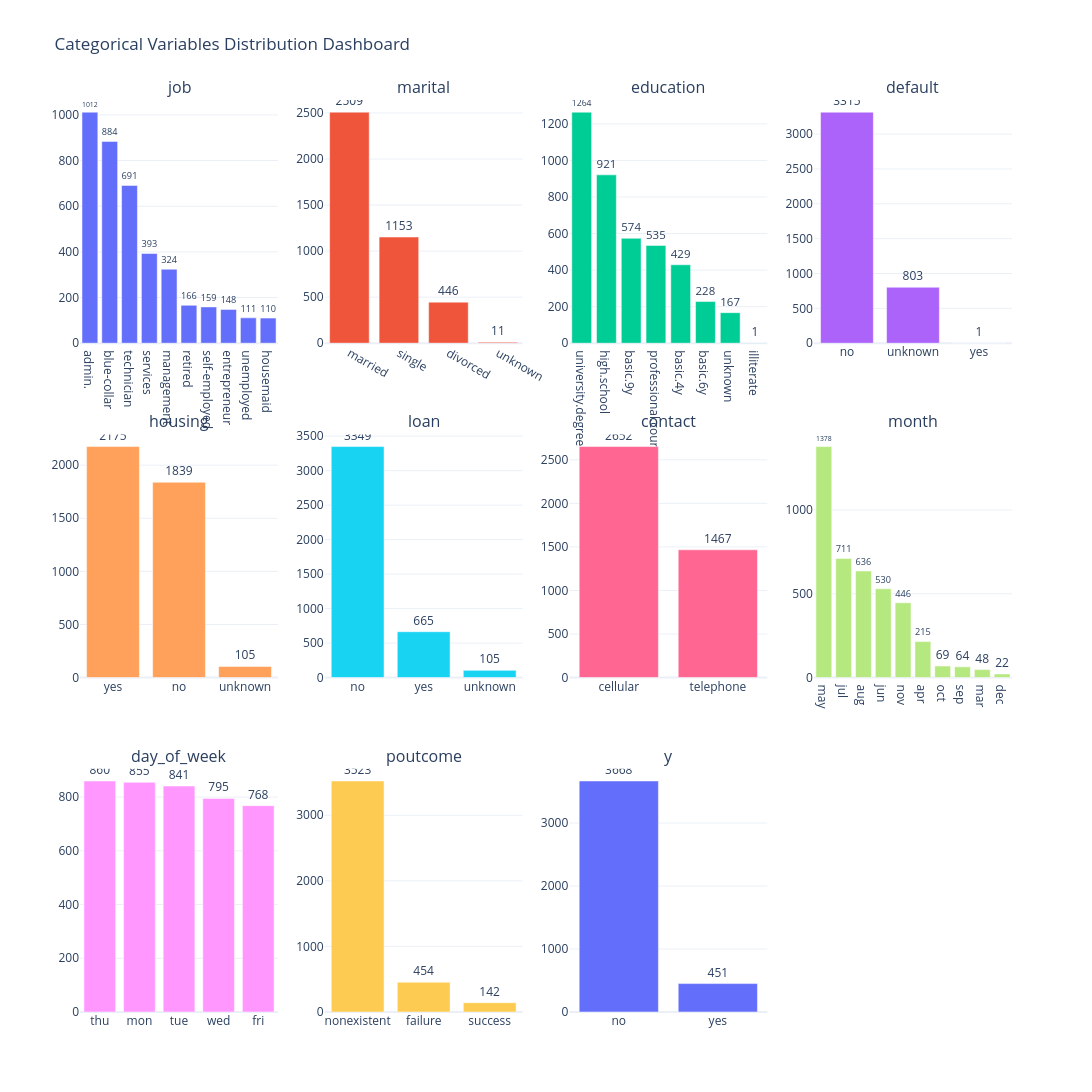

The code cell stored with this chart in its notebook:
### Code cell
MAX_CATEGORIES = 10

n_cols = 4
n_rows = math.ceil(len(categorical_cols) / n_cols)

fig = make_subplots(
    rows=n_rows,
    cols=n_cols,
    subplot_titles=categorical_cols,
    vertical_spacing=0.10
)

for i, col in enumerate(categorical_cols):

    summary = (
        df[col]
        .value_counts(dropna=False)
        .head(MAX_CATEGORIES)
        .reset_index()
    )

    summary.columns = [col, "Count"]

    row = (i // n_cols) + 1
    col_pos = (i % n_cols) + 1

    fig.add_trace(
        go.Bar(
            x=summary[col].astype(str),
            y=summary["Count"],
            text=summary["Count"],
            textposition="outside",
            name=col
        ),
        row=row,
        col=col_pos
    )

fig.update_layout(
    title="Categorical Variables Distribution Dashboard",
    height=400 * n_rows,
    width=1400,
    showlegend=False,
    template="plotly_white"
)

fig.show()

### Figure 1 — Plotly figure (JSON) as saved in the notebook; plotly's stock layout.template omitted (floating-point values rounded to 4 significant figures)
{"data": [{"name": "job", "text": [1012.0, 884.0, 691.0, 393.0, 324.0, 166.0, 159.0, 148.0, 111.0, 110.0], "textposition": "outside", "type": "bar", "x": ["admin.", "blue-collar", "technician", "services", "management", "retired", "self-employed", "entrepreneur", "unemployed", "housemaid"], "xaxis": "x", "y": [1012, 884, 691, 393, 324, 166, 159, 148, 111, 110], "yaxis": "y"}, {"name": "marital", "text": [2509.0, 1153.0, 446.0, 11.0], "textposition": "outside", "type": "bar", "x": ["married", "single", "divorced", "unknown"], "xaxis": "x2", "y": [2509, 1153, 446, 11], "yaxis": "y2"}, {"name": "education", "text": [1264.0, 921.0, 574.0, 535.0, 429.0, 228.0, 167.0, 1.0], "textposition": "outside", "type": "bar", "x": ["university.degree", "high.school", "basic.9y", "professional.course", "basic.4y", "basic.6y", "unknown", "illiterate"], "xaxis": "x3", "y": [1264, 921, 574, 535, 429, 228, 167, 1], "yaxis": "y3"}, {"name": "default", "text": [3315.0, 803.0, 1.0], "textposition": "outside", "type": "bar", "x": ["no", "unknown", "yes"], "xaxis": "x4", "y": [3315, 803, 1], "yaxis": "y4"}, {"name": "housing", "text": [2175.0, 1839.0, 105.0], "textposition": "outside", "type": "bar", "x": ["yes", "no", "unknown"], "xaxis": "x5", "y": [2175, 1839, 105], "yaxis": "y5"}, {"name": "loan", "text": [3349.0, 665.0, 105.0], "textposition": "outside", "type": "bar", "x": ["no", "yes", "unknown"], "xaxis": "x6", "y": [3349, 665, 105], "yaxis": "y6"}, {"name": "contact", "text": [2652.0, 1467.0], "textposition": "outside", "type": "bar", "x": ["cellular", "telephone"], "xaxis": "x7", "y": [2652, 1467], "yaxis": "y7"}, {"name": "month", "text": [1378.0, 711.0, 636.0, 530.0, 446.0, 215.0, 69.0, 64.0, 48.0, 22.0], "textposition": "outside", "type": "bar", "x": ["may", "jul", "aug", "jun", "nov", "apr", "oct", "sep", "mar", "dec"], "xaxis": "x8", "y": [1378, 711, 636, 530, 446, 215, 69, 64, 48, 22], "yaxis": "y8"}, {"name": "day_of_week", "text": [860.0, 855.0, 841.0, 795.0, 768.0], "textposition": "outside", "type": "bar", "x": ["thu", "mon", "tue", "wed", "fri"], "xaxis": "x9", "y": [860, 855, 841, 795, 768], "yaxis": "y9"}, {"name": "poutcome", "text": [3523.0, 454.0, 142.0], "textposition": "outside", "type": "bar", "x": ["nonexistent", "failure", "success"], "xaxis": "x10", "y": [3523, 454, 142], "yaxis": "y10"}, {"name": "y", "text": [3668.0, 451.0], "textposition": "outside", "type": "bar", "x": ["no", "yes"], "xaxis": "x11", "y": [3668, 451], "yaxis": "y11"}], "layout": {"annotations": [{"font": {"size": 16}, "showarrow": false, "text": "job", "x": 0.1062, "xanchor": "center", "xref": "paper", "y": 1, "yanchor": "bottom", "yref": "paper"}, {"font": {"size": 16}, "showarrow": false, "text": "marital", "x": 0.3688, "xanchor": "center", "xref": "paper", "y": 1, "yanchor": "bottom", "yref": "paper"}, {"font": {"size": 16}, "showarrow": false, "text": "education", "x": 0.6313, "xanchor": "center", "xref": "paper", "y": 1, "yanchor": "bottom", "yref": "paper"}, {"font": {"size": 16}, "showarrow": false, "text": "default", "x": 0.8938, "xanchor": "center", "xref": "paper", "y": 1, "yanchor": "bottom", "yref": "paper"}, {"font": {"size": 16}, "showarrow": false, "text": "housing", "x": 0.1062, "xanchor": "center", "xref": "paper", "y": 0.6333, "yanchor": "bottom", "yref": "paper"}, {"font": {"size": 16}, "showarrow": false, "text": "loan", "x": 0.3688, "xanchor": "center", "xref": "paper", "y": 0.6333, "yanchor": "bottom", "yref": "paper"}, {"font": {"size": 16}, "showarrow": false, "text": "contact", "x": 0.6313, "xanchor": "center", "xref": "paper", "y": 0.6333, "yanchor": "bottom", "yref": "paper"}, {"font": {"size": 16}, "showarrow": false, "text": "month", "x": 0.8938, "xanchor": "center", "xref": "paper", "y": 0.6333, "yanchor": "bottom", "yref": "paper"}, {"font": {"size": 16}, "showarrow": false, "text": "day_of_week", "x": 0.1062, "xanchor": "center", "xref": "paper", "y": 0.2667, "yanchor": "bottom", "yref": "paper"}, {"font": {"size": 16}, "showarrow": false, "text": "poutcome", "x": 0.3688, "xanchor": "center", "xref": "paper", "y": 0.2667, "yanchor": "bottom", "yref": "paper"}, {"font": {"size": 16}, "showarrow": false, "text": "y", "x": 0.6313, "xanchor": "center", "xref": "paper", "y": 0.2667, "yanchor": "bottom", "yref": "paper"}], "height": 1200, "showlegend": false, "title": {"text": "Categorical Variables Distribution Dashboard"}, "width": 1400, "xaxis": {"anchor": "y", "domain": [0, 0.2125]}, "xaxis10": {"anchor": "y10", "domain": [0.2625, 0.475]}, "xaxis11": {"anchor": "y11", "domain": [0.525, 0.7375]}, "xaxis12": {"anchor": "y12", "domain": [0.7875, 1]}, "xaxis2": {"anchor": "y2", "domain": [0.2625, 0.475]}, "xaxis3": {"anchor": "y3", "domain": [0.525, 0.7375]}, "xaxis4": {"anchor": "y4", "domain": [0.7875, 1]}, "xaxis5": {"anchor": "y5", "domain": [0, 0.2125]}, "xaxis6": {"anchor": "y6", "domain": [0.2625, 0.475]}, "xaxis7": {"anchor": "y7", "domain": [0.525, 0.7375]}, "xaxis8": {"anchor": "y8", "domain": [0.7875, 1]}, "xaxis9": {"anchor": "y9", "domain": [0, 0.2125]}, "yaxis": {"anchor": "x", "domain": [0.7333, 1]}, "yaxis10": {"anchor": "x10", "domain": [0, 0.2667]}, "yaxis11": {"anchor": "x11", "domain": [0, 0.2667]}, "yaxis12": {"anchor": "x12", "domain": [0, 0.2667]}, "yaxis2": {"anchor": "x2", "domain": [0.7333, 1]}, "yaxis3": {"anchor": "x3", "domain": [0.7333, 1]}, "yaxis4": {"anchor": "x4", "domain": [0.7333, 1]}, "yaxis5": {"anchor": "x5", "domain": [0.3667, 0.6333]}, "yaxis6": {"anchor": "x6", "domain": [0.3667, 0.6333]}, "yaxis7": {"anchor": "x7", "domain": [0.3667, 0.6333]}, "yaxis8": {"anchor": "x8", "domain": [0.3667, 0.6333]}, "yaxis9": {"anchor": "x9", "domain": [0, 0.2667]}}}
